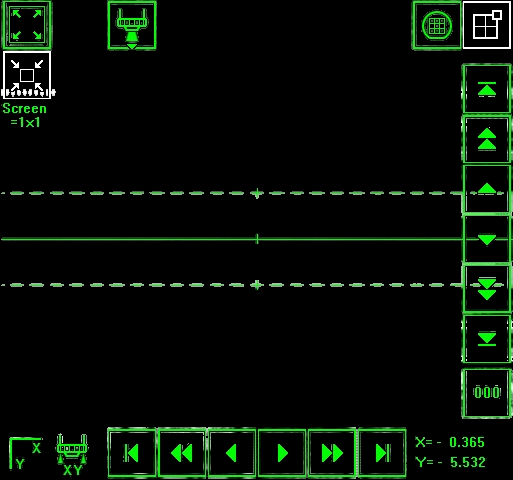
#> input picture ui.png, 513 x 480 px
$ python clean_ui.py
#> lines starting #> are read from the running program, lines starting #| are printed output that depends on the picture; after the words box and inside, x2 and y2 are one past the last pixel; in counts of white or black regions, pixels touching at a corner belong together
import cv2
import numpy as np

def clean():
    img = cv2.imread('ui.png', cv2.IMREAD_UNCHANGED)
#> img is the input picture: shape (480, 513, 4); mean B, G, R, A 6.8, 15.5, 6.8, 23.5

    # Rows for the lines: ~192, 238, 284. Let's define the bands.
    bands = [(189, 196), (235, 243), (281, 288)]

    alpha = img[:, :, 3]
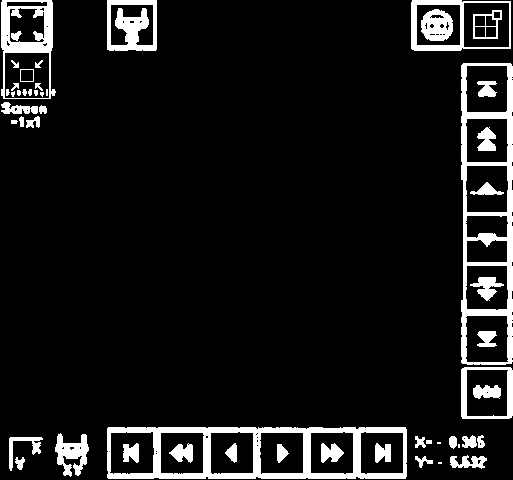
#> alpha: shape (480, 513); 9.2% white; 52 white regions (6 under 20 px), largest, box (x1, y1, x2, y2) and area: (107, 427, 407, 479) 5366, (461, 63, 513, 365) 4741, (1, 0, 56, 99) 1894

    # Clean left side completely in these bands
    for (y0, y1) in bands:
        alpha[y0:y1, :100] = 0

    # Clean right side selectively.
    # We want to remove the horizontal lines but keep the vertical button borders and arrows.
    # The horizontal line is only a few pixels thick.
    for (y0, y1) in bands:
        for y in range(y0, y1):
            for x in range(450, img.shape[1]):
                if alpha[y, x] > 0:
                    # Check if it's part of a vertical structure
                    # If we look a few pixels above and below (outside the band), is there a pixel?
                    # Since the band is thin (e.g. y0 to y1 is ~7 pixels),
                    # if this pixel is part of a vertical line, there should be pixels above y0 and below y1 at this x.
                    has_above = np.any(alpha[y-6:y-2, x] > 0)
                    has_below = np.any(alpha[y+3:y+7, x] > 0)

                    if not (has_above and has_below):
                        alpha[y, x] = 0
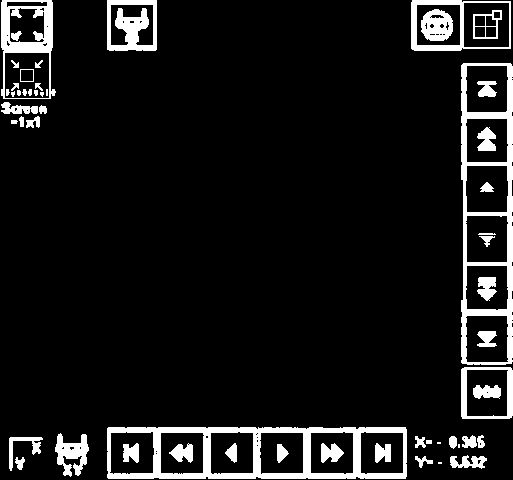
#> alpha: shape (480, 513); 9.1% white; 54 white regions (6 under 20 px), largest, box (x1, y1, x2, y2) and area: (107, 427, 407, 479) 5366, (461, 63, 513, 365) 4464, (1, 0, 56, 99) 1894

    img[:, :, 3] = alpha
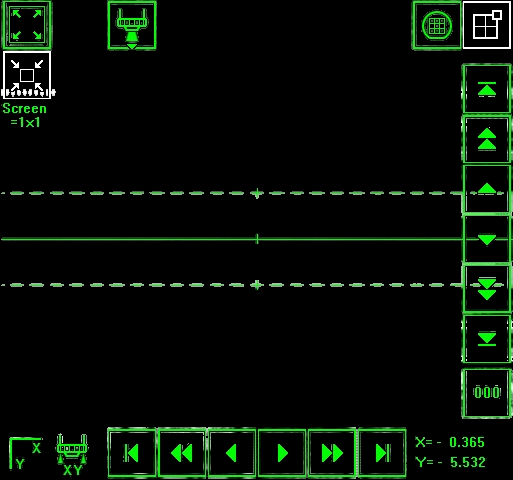
#> img: shape (480, 513, 4); 0.14% of pixels changed, all inside (x1, y1, x2, y2) = (466, 189, 513, 288)
    cv2.imwrite('ui.png', img)
    print("Cleaned ui.png")

if __name__ == '__main__':
    clean()
